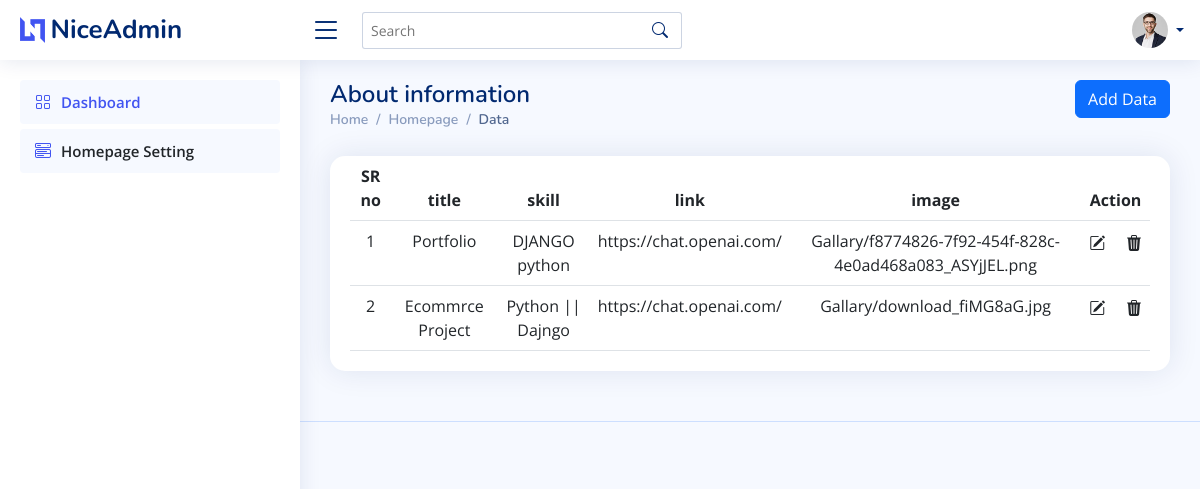
The app's page /projects_table with its own data.
### Adminside/models.py (models this page shows, shortened)
class Projects(models.Model):
    title = models.CharField(max_length=50, blank=True, null=True)
    skill = models.TextField(max_length=230, blank=True, null=True)
    link = models.URLField(blank=True, null=True)
    image = models.ImageField(upload_to='Gallary',blank=True,null=True)

### Adminside/views.py (the view)
# urls.py: path('projects_table',views.projects_table,name='projects_table'),
def projects_table(request):
    data = Projects.objects.all()
    return render(request, 'projects_table.html', {'data': data})

### template/projects_table.html (shortened to what this page needs)
{% extends "base.html" %}{% load static %}{% block content %}
<main id="main" class="main">
  <div class="d-flex" style="justify-content: space-between;">
    <div class="pagetitle">
      <h1>About information</h1>
      <nav>
        <ol class="breadcrumb">
          <li class="breadcrumb-item"><a href="{% url 'index' %}">Home</a></li>
          <li class="breadcrumb-item"><a href="{% url 'settings' %}">Homepage</a></li>
          <li class="breadcrumb-item active">Data</li>
        </ol>
      </nav>
    </div>
    <div class="add_btn" style="justify-content:end;">
      <button type="button" class="btn btn-primary" data-bs-toggle="modal" data-bs-target="#basicModal">
        Add Data
      </button>
    </div>
  </div>
    <section class="section">
      <div class="row">
        <div class="col-lg-12">
          <div class="card">
            <div class="card-body">
              <table class="table" style="margin: 0 auto; text-align: center;">
                <thead>
                  <tr>
                    <th scope="col">SR no</th>
                    <th scope="col">title</th>
                    <th scope="col">skill</th>
                    <th scope="col">link</th>
                    <th scope="col">image</th>
                    <th scope="col">Action</th>
                  </tr>
                </thead>
                <tbody>
                  {% for i in data %}
                  <tr>
                    <td>{{forloop.counter}}</td>
                    <td>{{i.title}}</td>
                    <td>{{i.skill}}</td>
                    <td>{{i.link}}</td>
                    <td>{{i.image}}</td>
                    <td>
                      <div class="btn-group" role="group" aria-label="Basic example">
                        <a class="dropdown-item" href="{% url 'project_edit' i.id %}"><i class="bi bi-pencil-square"></i></a>
                        <a class="dropdown-item" href="" onclick="project_delete('{{i.id}}')" data-bs-toggle="modal" data-bs-target="#verticalycentered"><i class="bi bi-trash3-fill"></i></a>
                      </div>
                    </td>
                  </tr>
                  {% endfor %}
                </tbody>
              </table>
            </div>
          </div>
        </div>
      </div>
    </section>
  </main>
  {% endblock %}

### static/Adminside/assets/css/style.css (style rules this page uses)
:root { scroll-behavior: smooth; }
body { font-family: "Open Sans", sans-serif; background: #f6f9ff; color: #444444; }
a { color: #4154f1; text-decoration: none; }
h1, h2, h3, h4, h5, h6 { font-family: "Nunito", sans-serif; }
#main { margin-top: 60px; padding: 20px 30px; transition: all 0.3s; }
.pagetitle { margin-bottom: 10px; }
.pagetitle h1 { font-size: 24px; margin-bottom: 0; font-weight: 600; color: #012970; }
.card { margin-bottom: 30px; border: none; border-radius: 15px; box-shadow: 0px 0 30px rgba(1, 41, 112, 0.1); }
.card-body { padding: 0 20px 20px 20px; }
.breadcrumb { font-size: 14px; font-family: "Nunito", sans-serif; color: #899bbd; font-weight: 600; }
.breadcrumb a { color: #899bbd; transition: 0.3s; }
.breadcrumb .breadcrumb-item::before { color: #899bbd; }
.breadcrumb .active { color: #51678f; font-weight: 600; }
@media (min-width: 1200px) { #main, #footer { margin-left: 300px; } }

### records on screen
Projects: title "Portfolio", skill "DJANGO python", link "https://chat.openai.com/", image "Gallary/f8774826-7f92-454f-828c-4e0ad468a083_ASYjJEL.png"
Projects: title "Ecommrce Project", skill "Python || Dajngo", link "https://chat.openai.com/", image "Gallary/download_fiMG8aG.jpg"
